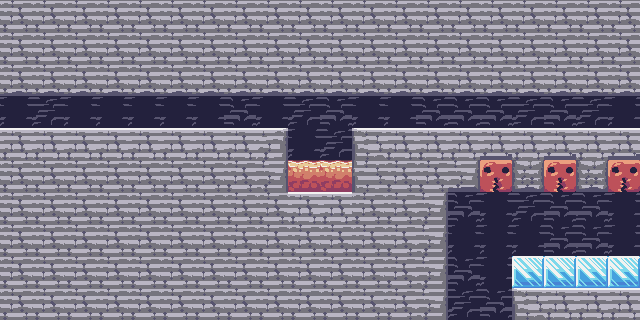

A level layout from a 2D game, rendered from its tile map. Below: a short description, then the map file with its tile-grid data intact:
An orthogonal 20x10 tile map with 32x32 px tiles, 1 tile layer (Tile Layer 1).

<map version="1.0" tiledversion="2017.11.22" orientation="orthogonal" renderorder="right-down" width="20" height="10" tilewidth="32" tileheight="32" infinite="0" nextobjectid="1">
 <tileset firstgid="1" source="tiletest.tsx" />
 <layer name="Tile Layer 1" width="20" height="10">
  <data encoding="csv">
13,13,13,13,13,13,13,13,13,13,13,13,13,13,13,13,13,13,13,13,
13,13,13,13,13,13,13,13,13,13,13,13,13,13,13,13,13,13,13,13,
96,96,96,96,96,96,96,96,96,96,96,96,96,96,96,96,96,96,96,96,
134,133,134,134,134,134,134,173,134,133,173,134,134,173,173,173,133,173,133,134,
55,55,55,55,55,55,55,55,56,134,133,54,55,55,55,138,55,138,55,138,
13,13,13,13,13,13,13,13,14,122,122,12,13,13,97,60,135,60,135,60,
13,13,13,13,13,13,13,13,13,55,55,13,13,14,173,134,133,173,173,134,
13,13,13,13,13,13,13,13,13,13,13,13,13,14,134,134,134,173,173,134,
13,13,13,13,13,13,13,13,13,13,13,13,13,14,173,134,123,123,123,123,
13,13,13,13,13,13,13,13,13,13,13,13,13,14,133,173,54,55,55,55
</data>
 </layer>
</map>
